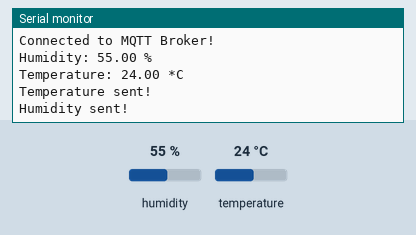
This sketch was run on a simulated ESP8266 (NodeMCU). Parts: the last lines printed to the serial monitor. Inputs (shaded band) come from the test bench; at power-on: humidity 55 %, temperature 24 °C. WiFi joins after 1.5 s; servers stay silent unless stated; no MQTT or app messages arrive unless stated.

Above: at 4.3 s.
4.4 s: humidity set to 22 %
8.8 s: temperature set to 12 °C
At 8.8 s:
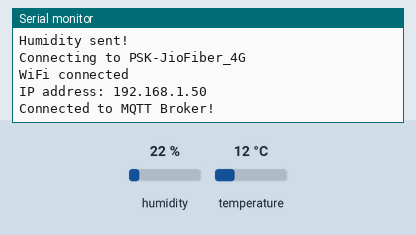
13.2 s: humidity set to 40 %
At 19.0 s:
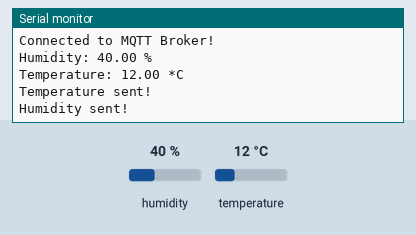

Measured:
- after the input at 13.2 s, the serial monitor: prints a new line after 4.6 s (image 2)

The sketch:

temp.ino
```cpp
#include "DHT.h"
#include "PubSubClient.h" // Connect and publish to the MQTT broker


// Code for the ESP8266
#include "ESP8266WiFi.h"  // Enables the ESP8266 to connect to the local network (via WiFi)
#define DHTPIN 15         // Pin connected to the DHT sensor

#define DHTTYPE DHT11  // DHT11 or DHT22
DHT dht(DHTPIN, DHTTYPE);

// WiFi
const char* ssid = "PSK-JioFiber_4G";                 // Your personal network SSID
const char* wifi_password = "19752001"; // Your personal network password

// MQTT
const char* mqtt_server = "192.168.29.206";  // IP of the MQTT broker
const char* humidity_topic = "home/livingroom/humidity";
const char* temperature_topic = "home/livingroom/temperature";
const char* mqtt_username = "shanki"; // MQTT username
const char* mqtt_password = "sscpsk5$5$5$"; // MQTT password
const char* clientID = "client_livingroom"; // MQTT client ID

// Initialise the WiFi and MQTT Client objects
WiFiClient wifiClient;
// 1883 is the listener port for the Broker
PubSubClient client(mqtt_server, 1883, wifiClient);


// Custom function to connet to the MQTT broker via WiFi
void connect_MQTT(){
  Serial.print("Connecting to ");
  Serial.println(ssid);

  // Connect to the WiFi
  WiFi.begin(ssid, wifi_password);

  // Wait until the connection has been confirmed before continuing
  while (WiFi.status() != WL_CONNECTED) {
    delay(500);
    Serial.print(".");
  }

  // Debugging - Output the IP Address of the ESP8266
  Serial.println("WiFi connected");
  Serial.print("IP address: ");
  Serial.println(WiFi.localIP());

  // Connect to MQTT Broker
  // client.connect returns a boolean value to let us know if the connection was successful.
  // If the connection is failing, make sure you are using the correct MQTT Username and Password (Setup Earlier in the Instructable)
  if (client.connect(clientID, mqtt_username, mqtt_password)) {
    Serial.println("Connected to MQTT Broker!");
  }
  else {
    Serial.println("Connection to MQTT Broker failed...");
  }
}


void setup() {
  Serial.begin(9600);
  dht.begin();
}

void loop() {
  connect_MQTT();
  Serial.setTimeout(2000);

  float h = dht.readHumidity();
  delay(2000);
  float t = dht.readTemperature();

  Serial.print("Humidity: ");
  Serial.print(h);
  Serial.println(" %");
  Serial.print("Temperature: ");
  Serial.print(t);
  Serial.println(" *C");

  // MQTT can only transmit strings
  String hs="Hum: "+String((float)h)+" % ";
  String ts="Temp: "+String((float)t)+" C ";

  // PUBLISH to the MQTT Broker (topic = Temperature, defined at the beginning)
  if (client.publish(temperature_topic, String(t).c_str())) {
    Serial.println("Temperature sent!");
  }
  // Again, client.publish will return a boolean value depending on whether it succeded or not.
  // If the message failed to send, we will try again, as the connection may have broken.
  else {
    Serial.println("Temperature failed to send. Reconnecting to MQTT Broker and trying again");
    client.connect(clientID, mqtt_username, mqtt_password);
    delay(10); // This delay ensures that client.publish doesn't clash with the client.connect call
    client.publish(temperature_topic, String(t).c_str());
  }

  // PUBLISH to the MQTT Broker (topic = Humidity, defined at the beginning)
  if (client.publish(humidity_topic, String(h).c_str())) {
    Serial.println("Humidity sent!");
  }
  // Again, client.publish will return a boolean value depending on whether it succeded or not.
  // If the message failed to send, we will try again, as the connection may have broken.
  else {
    Serial.println("Humidity failed to send. Reconnecting to MQTT Broker and trying again");
    client.connect(clientID, mqtt_username, mqtt_password);
    delay(10); // This delay ensures that client.publish doesn't clash with the client.connect call
    client.publish(humidity_topic, String(h).c_str());
  }
  client.disconnect();  // disconnect from the MQTT broker
  delay(1000*5);       // print new values every 1 Minute
}
```
